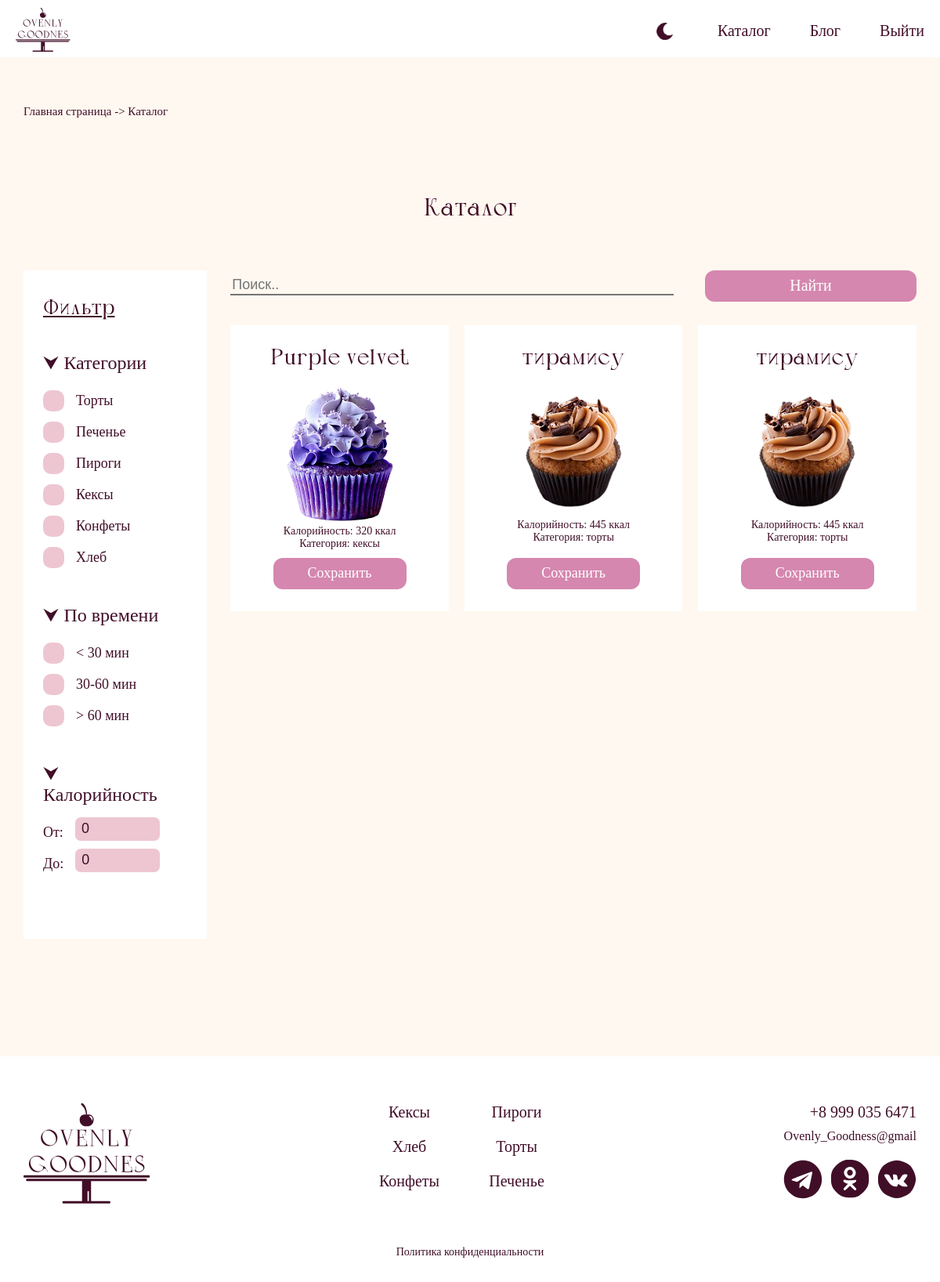
Screenshot of /html/catalog.php (signed in) with the database file from the repository.
### tables this page shows
CREATE TABLE `recipes` (
  `id` int NOT NULL,
  `name` varchar(200) NOT NULL,
  `cooking_time` int NOT NULL,
  `calorie` int NOT NULL,
  `portions` int NOT NULL,
  `caregories` enum('торты','печенье','пироги','кексы','конфеты','хлеб') NOT NULL,
  `maun_image` varchar(200) NOT NULL,
  `description` text NOT NULL,
  `ingredients` varchar(500) NOT NULL,
  `number_review` int NOT NULL,
  `created_at` date NOT NULL
);

### html/catalog.php (the view, shortened to what this page needs)
<?php
require_once  '../connect/connect.php';
$sql = "SELECT
           id,
           name,
           cooking_time,
           calorie,
           caregories,
           maun_image
        FROM recipes";
$result = mysqli_query($connect, $sql);
?>
<!DOCTYPE html>
<html lang="en">
<head>
    <link rel="stylesheet" href="/css/header_footer.css">
    <link rel="stylesheet" href="/css/catalog.css">
</head>
<body>
    <header class="header">
        <div class="header_content">
            <a class="header_logo" href="home.php">
                <img src="/image/лого.svg" data-theme-image data-light="/image/лого.svg"
                    data-dark="/image/лого-dark.svg" class="header_logo_img">
            </a>
            <div class="header_nav">
                <button class="header_nav_tema">
                    <img src="/image/tema.svg" data-theme-image data-light="/image/tema.svg"
                        data-dark="/image/tema-dark.svg" class="header_nav_tema_img">
                </button>
                <a href="catalog.php" class="header_nav_catalog">Каталог</a>
                <a href="blog.php" class="header_nav_blog">Блог</a>
                <?php if (isset($_SESSION['user'])): ?>
                    <a href="/connect/logout.php" class="header_nav_exit">Выйти</a>
                <?php else: ?>
                    <a href="/components/modal_auth.php" class="header_nav_exit">Войти</a>
                <?php endif; ?>
            </div>
        </div>
    </header>
    <section class="crumds">
        <div class="crumbs_content">
            <a href="home.php">Главная страница -> </a><a href="#">Каталог</a>
        </div>
    </section>
    <section class="catalog">
        <h1 class="catalog_content_title">Каталог</h1>
        <div class="catalog_content">
            <div class="catalog_filter">
                <div class="catalog_filter_content">
                    <h1 class="catalog_filter_title">Фильтр</h1>
                    <div class="catalog_filter_column">
                        <p class="calalog_fil_col_title">⮟ Категории</p>
                        <div class="paragraph">
                            <label for="wr1"></label>
                            <p class="paragraph_text">Торты</p>
                        </div>
                        <div class="paragraph">
                            <label for="wr2"></label>
                            <p class="paragraph_text">Печенье</p>
                        </div>
                        <div class="paragraph">
                            <label for="wr3"></label>
                            <p class="paragraph_text">Пироги</p>
                        </div>
                        <div class="paragraph">
                            <label for="wr4"></label>
                            <p class="paragraph_text">Кексы</p>
                        </div>
                        <div class="paragraph">
                            <label for="wr5"></label>
                            <p class="paragraph_text">Конфеты</p>
                        </div>
                        <div class="paragraph">
                            <label for="wr6"></label>
                            <p class="paragraph_text">Хлеб</p>
                        </div>
                    </div>
                    <div class="catalog_filter_column">
                        <p class="calalog_fil_col_title">⮟ По времени</p>
                        <div class="paragraph">
                            <label for="wr9"></label>
                            <p class="paragraph_text">
                                < 30 мин</p>
                        </div>
                        <div class="paragraph">
                            <label for="wr7"></label>
                            <p class="paragraph_text">30-60 мин</p>
                        </div>
                        <div class="paragraph">
                            <label for="wr8"></label>
                            <p class="paragraph_text">> 60 мин</p>
                        </div>
                    </div>
                    <div class="catalog_filter_column">
                        <p class="calalog_fil_col_title">⮟ Калорийность</p>
                        <div class="paragraph_number">
                            <p class="paragraph_text_number">От:</p>
                            <label class="custom-number">
                                <input type="number" class="paragraph_inp_num" value="0">
                            </label>
                        </div>
                        <div class="paragraph_number">
                            <p class="paragraph_text_number">До:</p>
                            <label class="custom-number">
                                <input type="number" class="paragraph_inp_num" value="0">
                            </label>
                        </div>
                    </div>
                </div>
            </div>
            <div class="catalog_recipes">
                <div class="search">
                    <input class="search_inp" type="text" placeholder="Поиск..">
                    <button class="search_btn">Найти</button>
                </div>
                <div class="recipes_cards">
                        <?php while ($card = mysqli_fetch_assoc($result)): ?>
                            <a href="recipe_page.php?id=<?= htmlspecialchars($card['id']) ?>" class="recipes_card" data-id="<?= htmlspecialchars($card['id']) ?>"
                            data-cooking-time="<?= htmlspecialchars($card['cooking_time']) ?>">
                                <h1 class="recipes_title"><?= htmlspecialchars($card['name']) ?></h1>
                                <div class="recipes_image">
                                    <?php if (!empty($card['maun_image'])): ?>
                                        <img src="<?= htmlspecialchars($card['maun_image']) ?>"
                                            alt="<?= htmlspecialchars($card['name']) ?>" class="recipes_image_img">
                                    <?php else: ?>
                                        <img src="/path/to/default/image.jpg" alt="No image" class="recipes_image_img">
                                    <?php endif; ?>
                                </div>
                                <div class="recipes_info">
                                    <p class="recipes_calory">Калорийность: <?= htmlspecialchars($card['calorie']) ?> ккал
                                    </p>
                                    <p class="recipes_category">Категория: <?= htmlspecialchars($card['caregories']) ?></p>
                                </div>
                                <button class="recipes_btn">Сохранить</button>
                            </a>
                        <?php endwhile; ?>
                </div>
            </div>
        </div>
    </section>
    <footer class="footer">
        <div class="footer_content">
            <div class="footer_logo">
                <img src="/image/лого.svg" data-theme-image data-light="/image/лого.svg"
                    data-dark="/image/лого-dark.svg" class="footer_logo_img">
            </div>
            <div class="footer_cataloge">
                <a href="" class="footer_cataloge_link">Кексы</a>
                <a href="" class="footer_cataloge_link">Пироги</a>
                <a href="" class="footer_cataloge_link">Хлеб</a>
                <a href="" class="footer_cataloge_link">Торты</a>
                <a href="" class="footer_cataloge_link">Конфеты</a>
                <a href="" class="footer_cataloge_link">Печенье</a>
            </div>
            <div class="footer_info">
                <p class="footer_phone">+8 999 035 6471</p>
                <p class="footer_email">Ovenly_Goodness@gmail</p>
                <div class="footer_social">
                    <a href=""><img src="/image/footer_social_tg.svg" data-theme-image
                            data-light="/image/footer_social_tg.svg" data-dark="/image/footer_social_tg-dark.svg"
                            class="footer_social_img"></a>
                    <a href=""><img src="/image/footer_social_ok.svg" data-theme-image
                            data-light="/image/footer_social_ok.svg" data-dark="/image/footer_social_ok-dark.svg"
                            class="footer_social_img"></a>
                    <a href=""><img src="/image/footer_social_vk.svg" data-theme-image
                            data-light="/image/footer_social_vk.svg" data-dark="/image/footer_social_vk-dark.svg"
                            class="footer_social_img"></a>
                </div>
            </div>
        </div>
        <div class="footer_confi">
            <a href="">Политика конфиденциальности</a>
        </div>
    </footer>
</body>
</html>

### css/header_footer.css (style rules this page uses)
.header { background-color: var(--header-bg); width: 100vw; position: relative; left: 50%; transform: translateX(-50%); padding: 10px 0 3px; }
.header_content { max-width: 1440px; margin: 0 auto; display: flex; justify-content: space-between; align-items: center; padding: 0 20px; }
.header_logo { max-width: 70px; }
.header_logo_img { max-width: 100%; }
.header_nav { display: flex; align-items: center; justify-content: center; gap: 50px; font-size: 20px; }
.header_nav_tema { display: flex; align-items: center; justify-content: center; border: none; background-color: var(--header-bg); max-width: 35px; cursor: pointer; }
.header_nav_tema_img { max-width: 100%; }
.footer { background-color: var(--header-bg); width: 100vw; position: relative; left: 50%; transform: translateX(-50%); padding: 60px 0 30px 0; }
.footer_content { max-width: 1440px; margin: 0 auto; display: flex; justify-content: space-between; }
.footer_logo { width: 162px; }
.footer_logo_img { width: 100%; }
.footer_cataloge { display: grid; grid-template-columns: repeat(2, 1fr); column-gap: 60px; text-align: center; font-size: 20px; }
.footer_info { display: grid; text-align: right; row-gap: 5px; }
.footer_phone { font-size: 20px; margin: 0; }
.footer_email { font-size: 16px; margin: 0; }
.footer_social { display: flex; margin-top: 10px; }
.footer_social_img { width: 50px; margin-left: 10px; }
.footer_confi { font-size: 14px; margin: 50px 0 0 0; text-align: center; cursor: pointer; }
@media (max-width: 1300px) { body { padding: 0 30px; } }
@media (max-width: 1300px) { .footer { width: 100%; position: relative; padding: 60px 60px 30px 60px; } }

### rows the page displays
recipes: name "Purple velvet", maun_image (picture), calorie "320", caregories "кексы"
recipes: name "тирамису", maun_image (picture), calorie "445", caregories "торты"
recipes: name "тирамису", maun_image (picture), calorie "445", caregories "торты"
